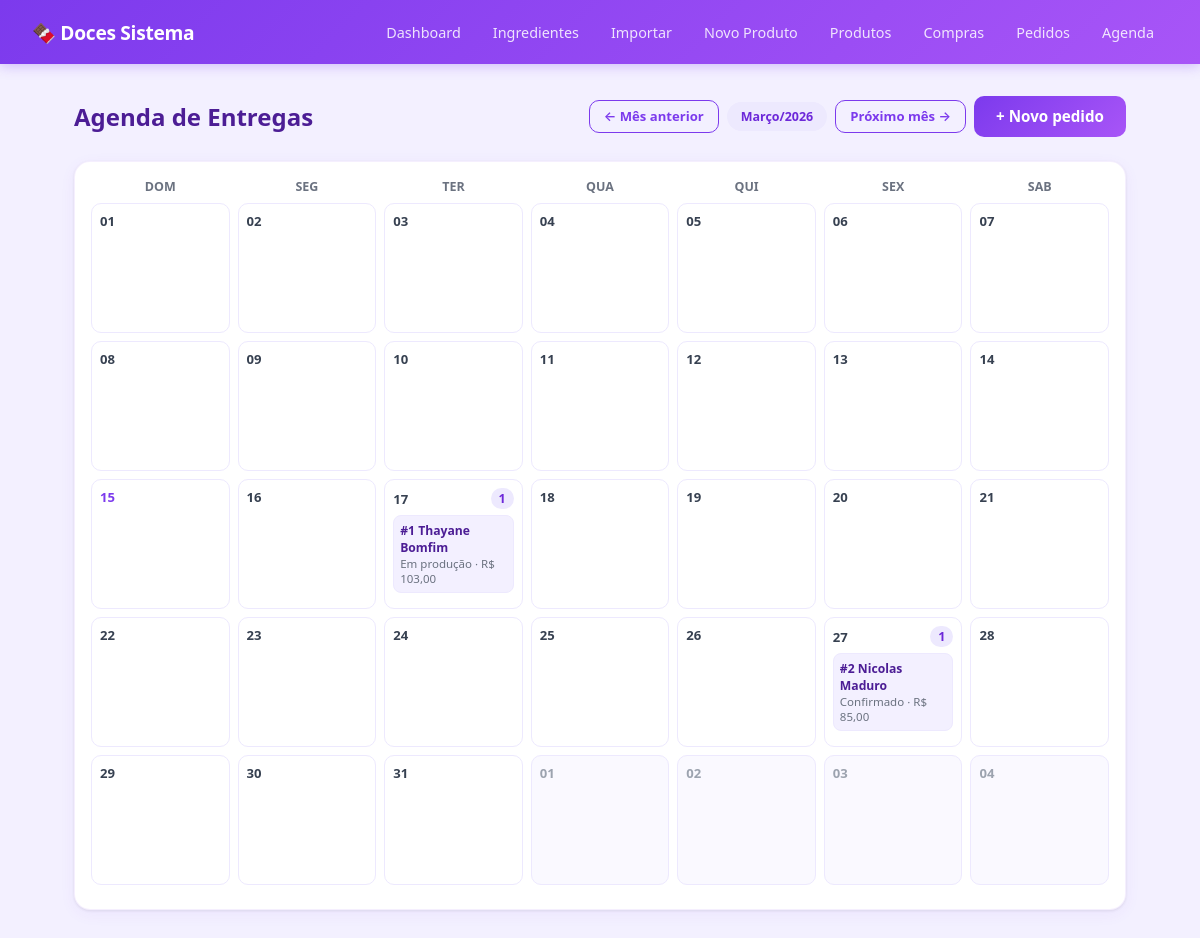
/agenda/, run on the app's committed database.
### core/models.py (models this page shows, shortened)
class Pedido(models.Model):
    cliente = models.ForeignKey(Cliente, on_delete=models.CASCADE)
    data_pedido = models.DateTimeField(auto_now_add=True)
    data_entrega = models.DateField()
    taxa_entrega = models.DecimalField(max_digits=8, decimal_places=2, default=0)
    status = models.CharField(max_length=50, default="Pendente")
    observacoes = models.TextField(blank=True, default='')
    baixa_estoque_aprovada = models.BooleanField(default=False)
    def total(self):
        return sum(i.subtotal() for i in self.itempedido_set.all())
    def total_com_entrega(self):
        return self.total() + self.taxa_entrega

class Cliente(models.Model):
    nome = models.CharField(max_length=200)
    telefone = models.CharField(max_length=20)
    endereco = models.TextField(blank=True)

class ItemPedido(models.Model):
    pedido = models.ForeignKey(Pedido, on_delete=models.CASCADE)
    produto = models.ForeignKey(Produto, on_delete=models.CASCADE)
    quantidade = models.IntegerField()
    preco_unitario = models.DecimalField(max_digits=10, decimal_places=2)
    def subtotal(self):
        return self.quantidade * self.preco_unitario

### core/views.py (the view)
# urls.py: path('agenda/', agenda),
def agenda(request):
    hoje = date.today()
    mes_param = request.GET.get('mes', '')
    if mes_param:
        try:
            ano, mes = map(int, mes_param.split('-'))
        except ValueError:
            ano, mes = hoje.year, hoje.month
    else:
        ano, mes = hoje.year, hoje.month
    primeiro_dia = date(ano, mes, 1)
    if mes == 12:
        prox_mes = date(ano + 1, 1, 1)
    else:
        prox_mes = date(ano, mes + 1, 1)
    pedidos_qs = Pedido.objects.filter(
        data_entrega__gte=primeiro_dia,
        data_entrega__lt=prox_mes
    ).select_related('cliente').prefetch_related('itempedido_set__produto').order_by('data_entrega')
    por_data = defaultdict(list)
    for p in pedidos_qs:
        por_data[p.data_entrega].append(p)
    cal = calendar.Calendar(firstweekday=6)
    semanas = []
    for semana in cal.monthdatescalendar(ano, mes):
        semana_items = []
        for d in semana:
            semana_items.append({
                'data': d,
                'no_mes': d.month == mes,
                'hoje': d == hoje,
                'pedidos': por_data.get(d, []),
            })
        semanas.append(semana_items)
    mes_anterior = primeiro_dia - timedelta(days=1)
    mes_seguinte = prox_mes
    return render(request, 'agenda.html', {
        'semanas': semanas,
        'mes_data': primeiro_dia,
        'mes_anterior': f"{mes_anterior.year}-{mes_anterior.month:02d}",
        'mes_seguinte': f"{mes_seguinte.year}-{mes_seguinte.month:02d}",
    })

### templates/agenda.html
{% extends "base.html" %}
{% block content %}
<div style="display:flex; justify-content:space-between; align-items:center; margin-bottom:24px; flex-wrap:wrap; gap:12px;">
    <h1 class="page-title" style="margin:0;">Agenda de Entregas</h1>
    <div style="display:flex; gap:8px; align-items:center; flex-wrap:wrap;">
        <a href="/agenda/?mes={{ mes_anterior }}" class="btn btn-ghost btn-sm">← Mês anterior</a>
        <span class="badge badge-purple" style="padding:6px 14px;">{{ mes_data|date:"F/Y" }}</span>
        <a href="/agenda/?mes={{ mes_seguinte }}" class="btn btn-ghost btn-sm">Próximo mês →</a>
        <a href="/pedidos/novo/" class="btn">+ Novo pedido</a>
    </div>
</div>
<div class="card" style="padding:16px;">
    <div style="display:grid; grid-template-columns:repeat(7, minmax(0, 1fr)); gap:8px; margin-bottom:8px;">
        <div style="font-size:0.78rem; font-weight:700; color:#6b7280; text-transform:uppercase; text-align:center;">Dom</div>
        <div style="font-size:0.78rem; font-weight:700; color:#6b7280; text-transform:uppercase; text-align:center;">Seg</div>
        <div style="font-size:0.78rem; font-weight:700; color:#6b7280; text-transform:uppercase; text-align:center;">Ter</div>
        <div style="font-size:0.78rem; font-weight:700; color:#6b7280; text-transform:uppercase; text-align:center;">Qua</div>
        <div style="font-size:0.78rem; font-weight:700; color:#6b7280; text-transform:uppercase; text-align:center;">Qui</div>
        <div style="font-size:0.78rem; font-weight:700; color:#6b7280; text-transform:uppercase; text-align:center;">Sex</div>
        <div style="font-size:0.78rem; font-weight:700; color:#6b7280; text-transform:uppercase; text-align:center;">Sab</div>
    </div>
    {% for semana in semanas %}
    <div style="display:grid; grid-template-columns:repeat(7, minmax(0, 1fr)); gap:8px; margin-bottom:8px;">
        {% for dia in semana %}
        <div style="min-height:130px; border:1px solid #ede9fe; border-radius:10px; padding:8px; background:{% if dia.no_mes %}#ffffff{% else %}#faf9ff{% endif %};">
            <div style="display:flex; justify-content:space-between; align-items:center; margin-bottom:6px;">
                <span style="font-size:0.82rem; font-weight:700; color:{% if dia.hoje %}#7c3aed{% elif dia.no_mes %}#374151{% else %}#9ca3af{% endif %};">
                    {{ dia.data|date:"d" }}
                </span>
                {% if dia.pedidos|length > 0 %}
                <span class="badge badge-purple" style="padding:2px 8px;">{{ dia.pedidos|length }}</span>
                {% endif %}
            </div>
            <div style="display:flex; flex-direction:column; gap:5px;">
                {% for p in dia.pedidos %}
                <a href="/pedidos/{{ p.id }}/" style="text-decoration:none; padding:6px; border-radius:8px; background:#f3f0ff; border:1px solid #ede9fe;">
                    <div style="font-size:0.76rem; font-weight:700; color:#4c1d95;">#{{ p.id }} {{ p.cliente.nome|truncatechars:14 }}</div>
                    <div style="font-size:0.72rem; color:#6b7280;">{{ p.status }} · R$ {{ p.total_com_entrega|floatformat:2 }}</div>
                </a>
                {% endfor %}
            </div>
        </div>
        {% endfor %}
    </div>
    {% endfor %}
</div>
{% endblock %}

### templates/base.html (style rules this page uses)
* { box-sizing: border-box; margin: 0; padding: 0; }
body { font-family: 'Segoe UI', system-ui, -apple-system, sans-serif; background: #f3f0ff; color: #1e1b4b; min-height: 100vh; }
.card { background: white; border-radius: 16px; padding: 28px 32px; margin-bottom: 24px; box-shadow: 0 1px 3px rgba(0,0,0,0.08), 0 4px 16px rgba(124,58,237,0.06); border: 1px solid rgba(124,58,237,0.08); }
.page-title { font-size: 1.5rem; font-weight: 800; color: #4c1d95; margin-bottom: 24px; }
button, .btn { background: linear-gradient(135deg, #7c3aed, #a855f7); color: white; border: none; padding: 10px 22px; border-radius: 10px; font-size: 0.95rem; font-weight: 600; cursor: pointer; transition: all 0.15s; text-decoration: none; display: inline-block; white-space: nowrap; line-height: 1.4; }
.btn-ghost { background: transparent; color: #7c3aed; border: 1.5px solid #7c3aed; }
.btn-sm { padding: 6px 14px; font-size: 0.82rem; }
.badge { display: inline-block; padding: 3px 10px; border-radius: 20px; font-size: 0.78rem; font-weight: 600; }
.badge-purple { background: #ede9fe; color: #6d28d9; }

### data on the page
Pedido: id "1", cliente.nome "Thayane Bomfim", status "Em produção", total_com_entrega "103,00"
Pedido: id "2", cliente.nome "Nicolas Maduro", status "Confirmado", total_com_entrega "85,00"

### other printed values
{{ mes_data|date:"F/Y" }} "Março/2026"
{{ dia.data|date:"d" }} "01" "02" "03" "04" "05" "06" "07" "08" "09" "10" "11" "12" "13" "14" "15" "16" "17" "18" "19" "20" "21" "22" "23" "24" "25" "26" "27" "28" "29" "30" "31" "01" "02" "03" "04"
{{ dia.pedidos|length }} "1" "1"
